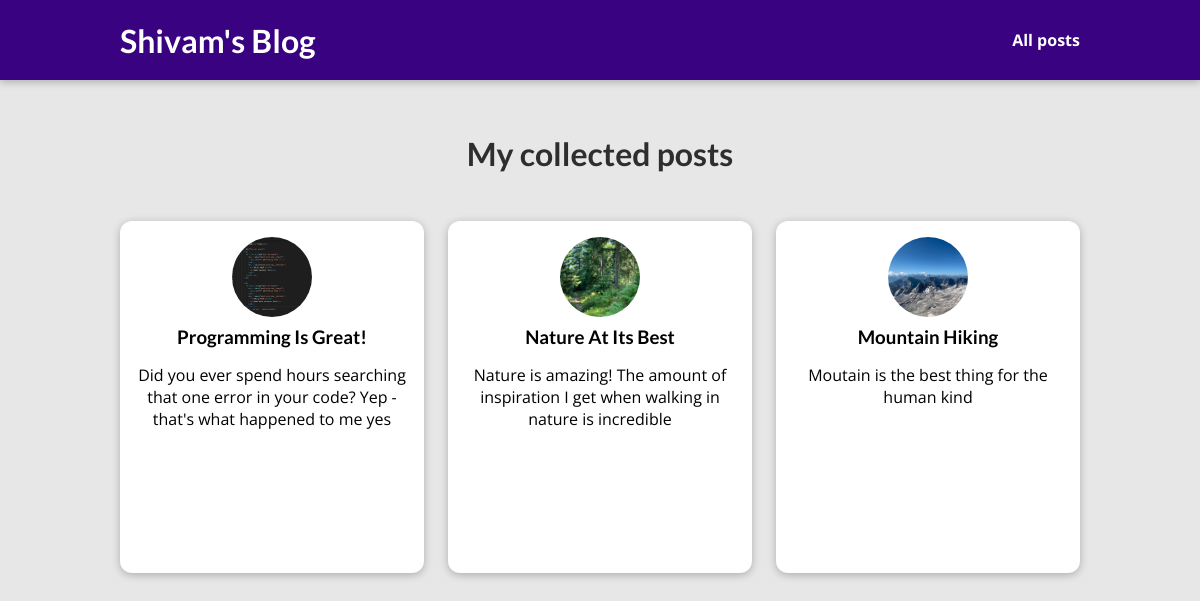
/posts, run on an earlier commit of the app's database.
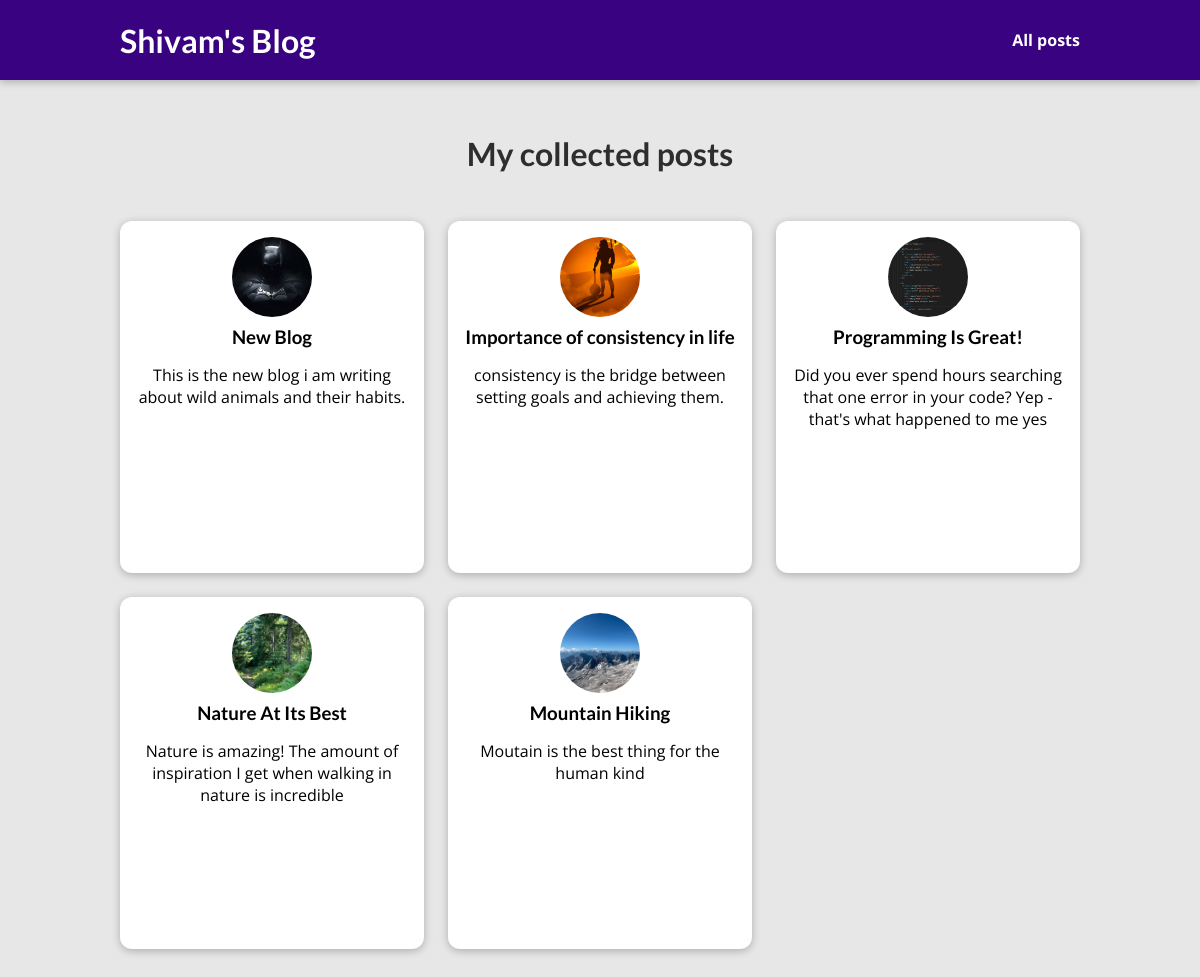
And on a later commit of the database.
### blog/models.py (models this page shows, shortened)
class Blog(models.Model):
    title=models.CharField(max_length=50,null=False)
    image=models.ImageField(upload_to="images",null=True)
    excerpt=models.CharField(max_length=100)
    date=models.DateField()
    slug=models.SlugField(default="",blank=True, null=False,db_index=True)
    content=models.TextField(max_length=10000)
    author=models.ForeignKey(Author,on_delete=models.CASCADE,related_name="blogs",null=True)
    tags=models.ManyToManyField(Tags,null=True)

### blog/views.py (the view)
# urls.py: path("posts", views.AllPosts.as_view(), name="post-page"),
class AllPosts(ListView):
    template_name="blog/all-posts.html"
    model=Blog
    ordering=["-date"]
    context_object_name="all_post"

### blog/templates/blog/all-posts.html (shortened to what this page needs)
{% extends "base.html" %}
{% load static %}
{% block css_files %}
<link rel="stylesheet" href="{% static "blog/all-posts.css" %}" />
<link rel="stylesheet" href="{% static "blog/post.css" %}" />
{% endblock %}
{% block content %}
<section id="all-posts">
    <h2>My collected posts</h2>
    <ul>
        {% for post in all_post %}
        {% include "blog/includes/post.html" %}
        {% endfor %}
    </ul>
</section>
{% endblock %}

### blog/templates/blog/includes/post.html
{% load static %}
<li><article class="post">
    <a href="{% url "post-detail-page" post.slug %}">
        <img src="{{post.image.url}}" alt={{post.title}}/>
        <div class="post_content">
            <h3>{{post.title}}</h3>
            <p>{{post.excerpt}}</p>
        </div>
    </a>
</article>
</li>

What changed in the data, as far as the page shows it:
added Blog: image (picture), title "New Blog", excerpt "This is the new blog i am writing about wild animals and their habits."
added Blog: image (picture), title "Importance of consistency in life", excerpt "consistency is the bridge between setting goals and achieving them."
